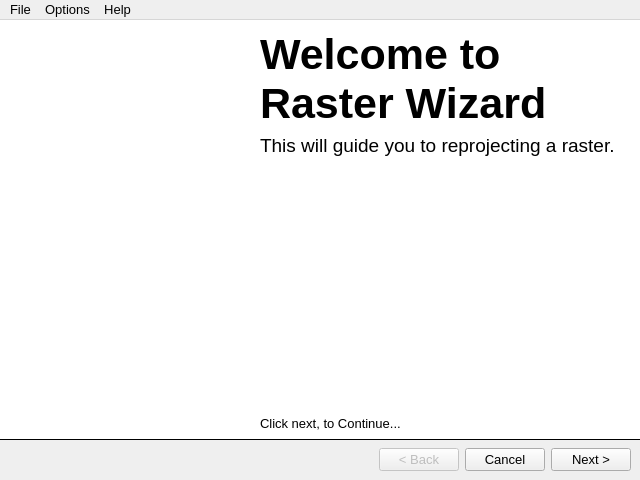
<?xml version="1.0" encoding="UTF-8"?>
<ui version="4.0">
 <class>Wizard</class>
 <widget class="QMainWindow" name="Wizard">
  <property name="geometry">
   <rect>
    <x>0</x>
    <y>0</y>
    <width>640</width>
    <height>480</height>
   </rect>
  </property>
  <property name="windowTitle">
   <string>MainWindow</string>
  </property>
  <widget class="QWidget" name="centralwidget">
   <widget class="QWidget" name="horizontalLayoutWidget">
    <property name="geometry">
     <rect>
      <x>0</x>
      <y>419</y>
      <width>631</width>
      <height>41</height>
     </rect>
    </property>
    <layout class="QHBoxLayout" name="horizontalLayout">
     <item>
      <spacer name="horizontalSpacer">
       <property name="orientation">
        <enum>Qt::Horizontal</enum>
       </property>
       <property name="sizeHint" stdset="0">
        <size>
         <width>40</width>
         <height>20</height>
        </size>
       </property>
      </spacer>
     </item>
     <item>
      <widget class="QPushButton" name="btnBack">
       <property name="enabled">
        <bool>false</bool>
       </property>
       <property name="font">
        <font>
         <pointsize>10</pointsize>
        </font>
       </property>
       <property name="text">
        <string>&lt; Back</string>
       </property>
      </widget>
     </item>
     <item>
      <widget class="QPushButton" name="btnCancel">
       <property name="font">
        <font>
         <pointsize>10</pointsize>
        </font>
       </property>
       <property name="text">
        <string>Cancel</string>
       </property>
      </widget>
     </item>
     <item>
      <widget class="QPushButton" name="btnNext">
       <property name="font">
        <font>
         <pointsize>10</pointsize>
        </font>
       </property>
       <property name="text">
        <string>Next &gt;</string>
       </property>
      </widget>
     </item>
    </layout>
   </widget>
   <widget class="QStackedWidget" name="stackedWidget">
    <property name="geometry">
     <rect>
      <x>-1</x>
      <y>-1</y>
      <width>642</width>
      <height>421</height>
     </rect>
    </property>
    <property name="styleSheet">
     <string notr="true"/>
    </property>
    <property name="frameShape">
     <enum>QFrame::Box</enum>
    </property>
    <property name="currentIndex">
     <number>0</number>
    </property>
    <widget class="QWidget" name="WelcomeScreen">
     <widget class="QWidget" name="verticalLayoutWidget">
      <property name="geometry">
       <rect>
        <x>260</x>
        <y>10</y>
        <width>381</width>
        <height>401</height>
       </rect>
      </property>
      <layout class="QVBoxLayout" name="verticalLayout">
       <item>
        <widget class="QLabel" name="label_2">
         <property name="font">
          <font>
           <pointsize>32</pointsize>
           <weight>75</weight>
           <bold>true</bold>
          </font>
         </property>
         <property name="text">
          <string>Welcome to         Raster Wizard</string>
         </property>
         <property name="wordWrap">
          <bool>true</bool>
         </property>
        </widget>
       </item>
       <item>
        <widget class="QLabel" name="label_3">
         <property name="font">
          <font>
           <pointsize>14</pointsize>
          </font>
         </property>
         <property name="text">
          <string>This will guide you to reprojecting a raster.</string>
         </property>
         <property name="wordWrap">
          <bool>true</bool>
         </property>
        </widget>
       </item>
       <item>
        <spacer name="verticalSpacer">
         <property name="orientation">
          <enum>Qt::Vertical</enum>
         </property>
         <property name="sizeHint" stdset="0">
          <size>
           <width>20</width>
           <height>40</height>
          </size>
         </property>
        </spacer>
       </item>
       <item>
        <widget class="QLabel" name="label_4">
         <property name="font">
          <font>
           <pointsize>10</pointsize>
          </font>
         </property>
         <property name="text">
          <string>Click next, to Continue...</string>
         </property>
        </widget>
       </item>
      </layout>
     </widget>
     <widget class="QFrame" name="frame">
      <property name="geometry">
       <rect>
        <x>0</x>
        <y>0</y>
        <width>641</width>
        <height>421</height>
       </rect>
      </property>
      <property name="styleSheet">
       <string notr="true">background-color:#fff;</string>
      </property>
      <property name="frameShape">
       <enum>QFrame::NoFrame</enum>
      </property>
      <property name="frameShadow">
       <enum>QFrame::Plain</enum>
      </property>
      <widget class="QLabel" name="label">
       <property name="geometry">
        <rect>
         <x>0</x>
         <y>30</y>
         <width>261</width>
         <height>381</height>
        </rect>
       </property>
       <property name="text">
        <string/>
       </property>
       <property name="pixmap">
        <pixmap resource="resources.qrc">:/Images/tools-wizard256.png</pixmap>
       </property>
      </widget>
     </widget>
     <zorder>frame</zorder>
     <zorder>verticalLayoutWidget</zorder>
    </widget>
    <widget class="QWidget" name="OpenRaster">
     <widget class="QFrame" name="Heading">
      <property name="geometry">
       <rect>
        <x>-1</x>
        <y>-1</y>
        <width>642</width>
        <height>51</height>
       </rect>
      </property>
      <property name="styleSheet">
       <string notr="true">background-color:#fff;</string>
      </property>
      <property name="frameShape">
       <enum>QFrame::Box</enum>
      </property>
      <property name="frameShadow">
       <enum>QFrame::Plain</enum>
      </property>
      <widget class="QLabel" name="labelPageTitle">
       <property name="geometry">
        <rect>
         <x>20</x>
         <y>3</y>
         <width>171</width>
         <height>20</height>
        </rect>
       </property>
       <property name="font">
        <font>
         <pointsize>10</pointsize>
         <weight>75</weight>
         <bold>true</bold>
        </font>
       </property>
       <property name="text">
        <string>Open Raster</string>
       </property>
      </widget>
      <widget class="QLabel" name="labelPageDesc">
       <property name="geometry">
        <rect>
         <x>40</x>
         <y>22</y>
         <width>301</width>
         <height>21</height>
        </rect>
       </property>
       <property name="font">
        <font>
         <pointsize>10</pointsize>
        </font>
       </property>
       <property name="text">
        <string>Select the raster to open</string>
       </property>
       <property name="wordWrap">
        <bool>true</bool>
       </property>
      </widget>
     </widget>
    </widget>
    <widget class="QWidget" name="page"/>
   </widget>
  </widget>
  <widget class="QMenuBar" name="menubar">
   <property name="geometry">
    <rect>
     <x>0</x>
     <y>0</y>
     <width>640</width>
     <height>21</height>
    </rect>
   </property>
   <property name="font">
    <font>
     <pointsize>10</pointsize>
    </font>
   </property>
   <widget class="QMenu" name="menuFile">
    <property name="title">
     <string>File</string>
    </property>
    <addaction name="actionOpen"/>
    <addaction name="actionSave_Reprojection"/>
    <addaction name="separator"/>
    <addaction name="actionSelection_Screen"/>
    <addaction name="separator"/>
    <addaction name="actionExit"/>
   </widget>
   <widget class="QMenu" name="menuOptions">
    <property name="title">
     <string>Options</string>
    </property>
    <addaction name="actionLoad_Projection_Info"/>
    <addaction name="actionSave_Projection_Info"/>
    <addaction name="separator"/>
    <addaction name="actionToggle_Preview"/>
   </widget>
   <widget class="QMenu" name="menuHelp">
    <property name="title">
     <string>Help</string>
    </property>
    <addaction name="actionEdit_Author"/>
    <addaction name="actionUser_Guide"/>
    <addaction name="separator"/>
    <addaction name="actionAbout_dRasterBlaster"/>
    <addaction name="actionAbout_Qt"/>
   </widget>
   <addaction name="menuFile"/>
   <addaction name="menuOptions"/>
   <addaction name="menuHelp"/>
  </widget>
  <action name="actionOpen">
   <property name="icon">
    <iconset resource="resources.qrc">
     <normaloff>:/Images/document-open-516.png</normaloff>:/Images/document-open-516.png</iconset>
   </property>
   <property name="text">
    <string>Open</string>
   </property>
  </action>
  <action name="actionSave_Reprojection">
   <property name="icon">
    <iconset resource="resources.qrc">
     <normaloff>:/Images/document-save-516.png</normaloff>:/Images/document-save-516.png</iconset>
   </property>
   <property name="text">
    <string>Save Reprojection</string>
   </property>
  </action>
  <action name="actionSelection_Screen">
   <property name="icon">
    <iconset resource="resources.qrc">
     <normaloff>:/Images/mail-mark-task.png</normaloff>:/Images/mail-mark-task.png</iconset>
   </property>
   <property name="text">
    <string>Selection Screen</string>
   </property>
  </action>
  <action name="actionExit">
   <property name="icon">
    <iconset resource="resources.qrc">
     <normaloff>:/Images/document-close-316.png</normaloff>:/Images/document-close-316.png</iconset>
   </property>
   <property name="text">
    <string>Exit</string>
   </property>
  </action>
  <action name="actionLoad_Projection_Info">
   <property name="icon">
    <iconset resource="resources.qrc">
     <normaloff>:/Images/svn-commit.png</normaloff>:/Images/svn-commit.png</iconset>
   </property>
   <property name="text">
    <string>Load Projection Info</string>
   </property>
  </action>
  <action name="actionSave_Projection_Info">
   <property name="icon">
    <iconset resource="resources.qrc">
     <normaloff>:/Images/svn-update.png</normaloff>:/Images/svn-update.png</iconset>
   </property>
   <property name="text">
    <string>Save Projection Info</string>
   </property>
  </action>
  <action name="actionToggle_Preview">
   <property name="icon">
    <iconset resource="resources.qrc">
     <normaloff>:/Images/system-search-4.png</normaloff>:/Images/system-search-4.png</iconset>
   </property>
   <property name="text">
    <string>Toggle Preview</string>
   </property>
  </action>
  <action name="actionEdit_Author">
   <property name="icon">
    <iconset resource="resources.qrc">
     <normaloff>:/Images/configure-2.png</normaloff>:/Images/configure-2.png</iconset>
   </property>
   <property name="text">
    <string>Edit Author Info</string>
   </property>
  </action>
  <action name="actionUser_Guide">
   <property name="icon">
    <iconset resource="resources.qrc">
     <normaloff>:/Images/documentation.png</normaloff>:/Images/documentation.png</iconset>
   </property>
   <property name="text">
    <string>User Guide</string>
   </property>
  </action>
  <action name="actionAbout_dRasterBlaster">
   <property name="icon">
    <iconset resource="resources.qrc">
     <normaloff>:/Images/icon_16x16x32.png</normaloff>:/Images/icon_16x16x32.png</iconset>
   </property>
   <property name="text">
    <string>About dRasterBlaster</string>
   </property>
  </action>
  <action name="actionAbout_Qt">
   <property name="icon">
    <iconset resource="resources.qrc">
     <normaloff>:/Images/qt-logo.png</normaloff>:/Images/qt-logo.png</iconset>
   </property>
   <property name="text">
    <string>About Qt</string>
   </property>
  </action>
 </widget>
 <resources>
  <include location="resources.qrc"/>
 </resources>
 <connections/>
</ui>
